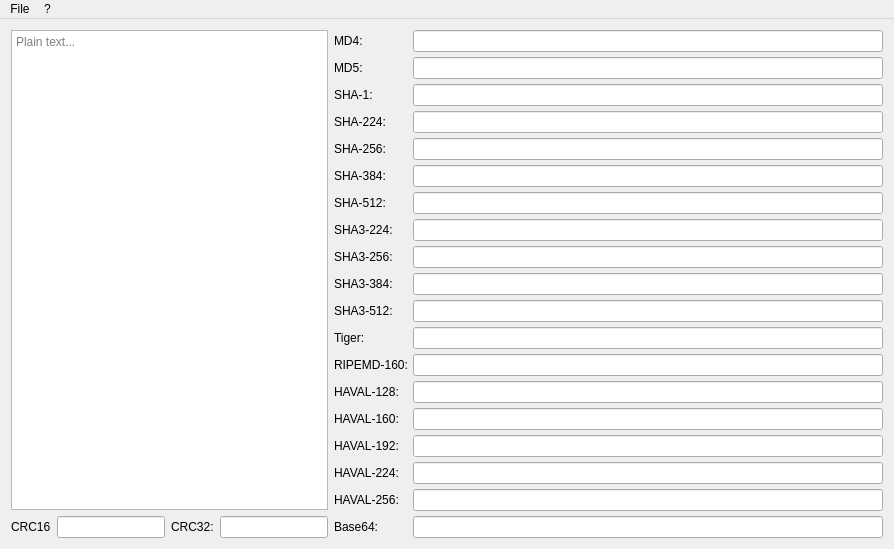
<?xml version="1.0" encoding="UTF-8"?>
<ui version="4.0">
 <class>MainWindow</class>
 <widget class="QMainWindow" name="MainWindow">
  <property name="geometry">
   <rect>
    <x>0</x>
    <y>0</y>
    <width>894</width>
    <height>511</height>
   </rect>
  </property>
  <property name="windowTitle">
   <string>Mr. Hash 1.0</string>
  </property>
  <property name="windowIcon">
   <iconset resource="../res/icon.qrc">
    <normaloff>:/res/icon.png</normaloff>:/res/icon.png</iconset>
  </property>
  <widget class="QWidget" name="centralWidget">
   <layout class="QGridLayout" name="gridLayout">
    <item row="1" column="1">
     <widget class="QLineEdit" name="crc16edit">
      <property name="sizePolicy">
       <sizepolicy hsizetype="Minimum" vsizetype="Fixed">
        <horstretch>0</horstretch>
        <verstretch>0</verstretch>
       </sizepolicy>
      </property>
      <property name="readOnly">
       <bool>true</bool>
      </property>
     </widget>
    </item>
    <item row="1" column="0">
     <widget class="QLabel" name="label_18">
      <property name="text">
       <string>CRC16</string>
      </property>
     </widget>
    </item>
    <item row="1" column="2">
     <widget class="QLabel" name="label_6">
      <property name="text">
       <string>CRC32:</string>
      </property>
     </widget>
    </item>
    <item row="1" column="3">
     <widget class="QLineEdit" name="crc32edit">
      <property name="sizePolicy">
       <sizepolicy hsizetype="Minimum" vsizetype="Fixed">
        <horstretch>0</horstretch>
        <verstretch>0</verstretch>
       </sizepolicy>
      </property>
      <property name="readOnly">
       <bool>true</bool>
      </property>
     </widget>
    </item>
    <item row="0" column="0" colspan="4">
     <widget class="QTextEdit" name="textEdit">
      <property name="sizePolicy">
       <sizepolicy hsizetype="Minimum" vsizetype="Expanding">
        <horstretch>0</horstretch>
        <verstretch>0</verstretch>
       </sizepolicy>
      </property>
      <property name="placeholderText">
       <string>Plain text...</string>
      </property>
     </widget>
    </item>
    <item row="0" column="4" rowspan="2">
     <layout class="QFormLayout" name="formLayout">
      <property name="sizeConstraint">
       <enum>QLayout::SetFixedSize</enum>
      </property>
      <property name="horizontalSpacing">
       <number>5</number>
      </property>
      <property name="verticalSpacing">
       <number>5</number>
      </property>
      <item row="0" column="0">
       <widget class="QLabel" name="label_8">
        <property name="text">
         <string>MD4:</string>
        </property>
       </widget>
      </item>
      <item row="0" column="1">
       <widget class="QLineEdit" name="md4edit">
        <property name="readOnly">
         <bool>true</bool>
        </property>
       </widget>
      </item>
      <item row="1" column="0">
       <widget class="QLabel" name="label_2">
        <property name="text">
         <string>MD5:</string>
        </property>
       </widget>
      </item>
      <item row="1" column="1">
       <widget class="QLineEdit" name="md5edit">
        <property name="readOnly">
         <bool>true</bool>
        </property>
       </widget>
      </item>
      <item row="2" column="0">
       <widget class="QLabel" name="label_3">
        <property name="text">
         <string>SHA-1:</string>
        </property>
       </widget>
      </item>
      <item row="2" column="1">
       <widget class="QLineEdit" name="sha1edit">
        <property name="readOnly">
         <bool>true</bool>
        </property>
       </widget>
      </item>
      <item row="3" column="0">
       <widget class="QLabel" name="label">
        <property name="text">
         <string>SHA-224:</string>
        </property>
       </widget>
      </item>
      <item row="3" column="1">
       <widget class="QLineEdit" name="sha224edit">
        <property name="readOnly">
         <bool>true</bool>
        </property>
       </widget>
      </item>
      <item row="4" column="0">
       <widget class="QLabel" name="label_4">
        <property name="text">
         <string>SHA-256:</string>
        </property>
       </widget>
      </item>
      <item row="4" column="1">
       <widget class="QLineEdit" name="sha256edit">
        <property name="readOnly">
         <bool>true</bool>
        </property>
       </widget>
      </item>
      <item row="5" column="0">
       <widget class="QLabel" name="label_11">
        <property name="text">
         <string>SHA-384:</string>
        </property>
       </widget>
      </item>
      <item row="5" column="1">
       <widget class="QLineEdit" name="sha384edit">
        <property name="readOnly">
         <bool>true</bool>
        </property>
       </widget>
      </item>
      <item row="6" column="0">
       <widget class="QLabel" name="label_5">
        <property name="text">
         <string>SHA-512:</string>
        </property>
       </widget>
      </item>
      <item row="6" column="1">
       <widget class="QLineEdit" name="sha512edit">
        <property name="readOnly">
         <bool>true</bool>
        </property>
       </widget>
      </item>
      <item row="11" column="0">
       <widget class="QLabel" name="label_9">
        <property name="text">
         <string>Tiger:</string>
        </property>
       </widget>
      </item>
      <item row="11" column="1">
       <widget class="QLineEdit" name="tigeredit">
        <property name="text">
         <string/>
        </property>
        <property name="readOnly">
         <bool>true</bool>
        </property>
       </widget>
      </item>
      <item row="12" column="0">
       <widget class="QLabel" name="label_10">
        <property name="text">
         <string>RIPEMD-160:</string>
        </property>
       </widget>
      </item>
      <item row="12" column="1">
       <widget class="QLineEdit" name="ripemdedit">
        <property name="text">
         <string/>
        </property>
        <property name="readOnly">
         <bool>true</bool>
        </property>
       </widget>
      </item>
      <item row="13" column="0">
       <widget class="QLabel" name="label_12">
        <property name="text">
         <string>HAVAL-128:</string>
        </property>
       </widget>
      </item>
      <item row="13" column="1">
       <widget class="QLineEdit" name="haval128edit">
        <property name="text">
         <string/>
        </property>
        <property name="readOnly">
         <bool>true</bool>
        </property>
       </widget>
      </item>
      <item row="14" column="0">
       <widget class="QLabel" name="label_13">
        <property name="text">
         <string>HAVAL-160:</string>
        </property>
       </widget>
      </item>
      <item row="14" column="1">
       <widget class="QLineEdit" name="haval160edit">
        <property name="text">
         <string/>
        </property>
        <property name="readOnly">
         <bool>true</bool>
        </property>
       </widget>
      </item>
      <item row="15" column="0">
       <widget class="QLabel" name="label_14">
        <property name="text">
         <string>HAVAL-192:</string>
        </property>
       </widget>
      </item>
      <item row="15" column="1">
       <widget class="QLineEdit" name="haval192edit">
        <property name="text">
         <string/>
        </property>
        <property name="readOnly">
         <bool>true</bool>
        </property>
       </widget>
      </item>
      <item row="16" column="0">
       <widget class="QLabel" name="label_15">
        <property name="text">
         <string>HAVAL-224:</string>
        </property>
       </widget>
      </item>
      <item row="16" column="1">
       <widget class="QLineEdit" name="haval224edit">
        <property name="text">
         <string/>
        </property>
        <property name="readOnly">
         <bool>true</bool>
        </property>
       </widget>
      </item>
      <item row="17" column="0">
       <widget class="QLabel" name="label_16">
        <property name="text">
         <string>HAVAL-256:</string>
        </property>
       </widget>
      </item>
      <item row="17" column="1">
       <widget class="QLineEdit" name="haval256edit">
        <property name="text">
         <string/>
        </property>
        <property name="readOnly">
         <bool>true</bool>
        </property>
       </widget>
      </item>
      <item row="18" column="0">
       <widget class="QLabel" name="label_7">
        <property name="text">
         <string>Base64:</string>
        </property>
       </widget>
      </item>
      <item row="18" column="1">
       <widget class="QLineEdit" name="base64edit">
        <property name="text">
         <string/>
        </property>
        <property name="readOnly">
         <bool>true</bool>
        </property>
       </widget>
      </item>
      <item row="7" column="0">
       <widget class="QLabel" name="label_17">
        <property name="text">
         <string>SHA3-224:</string>
        </property>
       </widget>
      </item>
      <item row="8" column="0">
       <widget class="QLabel" name="label_19">
        <property name="text">
         <string>SHA3-256:</string>
        </property>
       </widget>
      </item>
      <item row="9" column="0">
       <widget class="QLabel" name="label_20">
        <property name="text">
         <string>SHA3-384:</string>
        </property>
       </widget>
      </item>
      <item row="10" column="0">
       <widget class="QLabel" name="label_21">
        <property name="text">
         <string>SHA3-512:</string>
        </property>
       </widget>
      </item>
      <item row="7" column="1">
       <widget class="QLineEdit" name="sha3224edit">
        <property name="readOnly">
         <bool>true</bool>
        </property>
       </widget>
      </item>
      <item row="8" column="1">
       <widget class="QLineEdit" name="sha3256edit">
        <property name="readOnly">
         <bool>true</bool>
        </property>
       </widget>
      </item>
      <item row="9" column="1">
       <widget class="QLineEdit" name="sha3384edit">
        <property name="readOnly">
         <bool>true</bool>
        </property>
       </widget>
      </item>
      <item row="10" column="1">
       <widget class="QLineEdit" name="sha3512edit">
        <property name="readOnly">
         <bool>true</bool>
        </property>
       </widget>
      </item>
     </layout>
    </item>
   </layout>
  </widget>
  <widget class="QMenuBar" name="menuBar">
   <property name="geometry">
    <rect>
     <x>0</x>
     <y>0</y>
     <width>894</width>
     <height>21</height>
    </rect>
   </property>
   <widget class="QMenu" name="menuFile">
    <property name="title">
     <string>File</string>
    </property>
    <addaction name="actionEsci"/>
   </widget>
   <widget class="QMenu" name="menu">
    <property name="title">
     <string>?</string>
    </property>
    <addaction name="actionInformazioni_su_Hasher"/>
    <addaction name="actionAboutQt"/>
   </widget>
   <addaction name="menuFile"/>
   <addaction name="menu"/>
  </widget>
  <action name="actionEsci">
   <property name="text">
    <string>Exit</string>
   </property>
   <property name="shortcut">
    <string>Ctrl+Q</string>
   </property>
  </action>
  <action name="actionInformazioni_su_Hasher">
   <property name="icon">
    <iconset resource="../res/icon.qrc">
     <normaloff>:/res/icon.png</normaloff>:/res/icon.png</iconset>
   </property>
   <property name="text">
    <string>About Mr. Hash</string>
   </property>
  </action>
  <action name="actionAboutQt">
   <property name="icon">
    <iconset>
     <normaloff>:/qt-project.org/qmessagebox/images/qtlogo-64.png</normaloff>:/qt-project.org/qmessagebox/images/qtlogo-64.png</iconset>
   </property>
   <property name="text">
    <string>About Qt</string>
   </property>
  </action>
 </widget>
 <layoutdefault spacing="6" margin="11"/>
 <resources>
  <include location="../res/icon.qrc"/>
 </resources>
 <connections/>
</ui>
